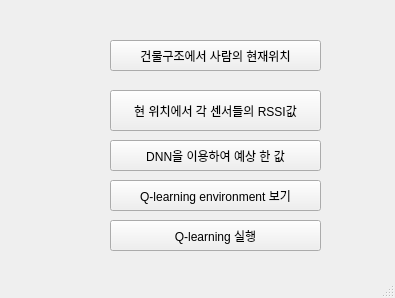
<?xml version="1.0" encoding="UTF-8"?>
<ui version="4.0">
 <class>MainWindow</class>
 <widget class="QMainWindow" name="MainWindow">
  <property name="geometry">
   <rect>
    <x>0</x>
    <y>0</y>
    <width>395</width>
    <height>298</height>
   </rect>
  </property>
  <property name="windowTitle">
   <string>MainWindow</string>
  </property>
  <widget class="QWidget" name="centralwidget">
   <widget class="QPushButton" name="btn5">
    <property name="geometry">
     <rect>
      <x>110</x>
      <y>40</y>
      <width>211</width>
      <height>31</height>
     </rect>
    </property>
    <property name="text">
     <string>건물구조에서 사람의 현재위치</string>
    </property>
   </widget>
   <widget class="QPushButton" name="btn3">
    <property name="geometry">
     <rect>
      <x>110</x>
      <y>180</y>
      <width>211</width>
      <height>31</height>
     </rect>
    </property>
    <property name="text">
     <string>Q-learning environment 보기</string>
    </property>
   </widget>
   <widget class="QPushButton" name="btn2">
    <property name="geometry">
     <rect>
      <x>110</x>
      <y>140</y>
      <width>211</width>
      <height>31</height>
     </rect>
    </property>
    <property name="text">
     <string>DNN을 이용하여 예상 한 값</string>
    </property>
   </widget>
   <widget class="QPushButton" name="btn4">
    <property name="geometry">
     <rect>
      <x>110</x>
      <y>220</y>
      <width>211</width>
      <height>31</height>
     </rect>
    </property>
    <property name="text">
     <string>Q-learning 실행</string>
    </property>
   </widget>
   <widget class="QPushButton" name="btn1">
    <property name="geometry">
     <rect>
      <x>110</x>
      <y>90</y>
      <width>211</width>
      <height>41</height>
     </rect>
    </property>
    <property name="text">
     <string>현 위치에서 각 센서들의 RSSI값</string>
    </property>
   </widget>
  </widget>
  <widget class="QMenuBar" name="menubar">
   <property name="geometry">
    <rect>
     <x>0</x>
     <y>0</y>
     <width>395</width>
     <height>21</height>
    </rect>
   </property>
  </widget>
  <widget class="QStatusBar" name="statusbar"/>
 </widget>
 <resources/>
 <connections/>
</ui>
